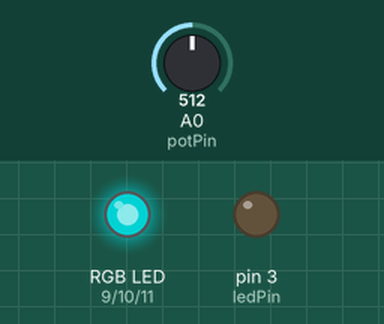
This sketch was run on a simulated Arduino Uno, built with avr-gcc and run on an emulated ATmega328P. Shown: an RGB LED mixed from three pins (HIGH = lit), output pins drawn as LEDs (lit = HIGH). Dashed ring = blinking. Inputs (shaded band) come from the test bench; at power-on: A0 (potPin) = 512. Dim RGB values are drawn brighter than linear.

Above: at 1.2 s.
1.3 s: A0 (potPin) set to 331
At 1.68 s:
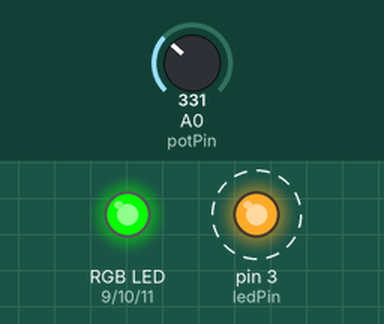
4.3 s: A0 (potPin) set to 122
At 4.53 s:
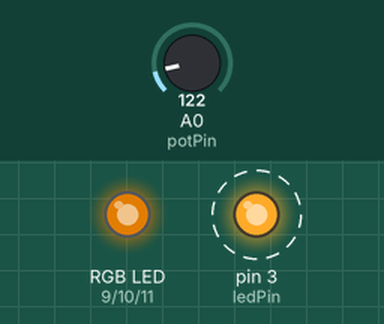
7.3 s: A0 (potPin) set to 0
At 7.55 s:
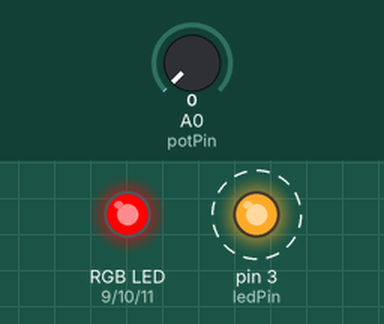
10.3 s: A0 (potPin) set to 692
At 11.4 s:
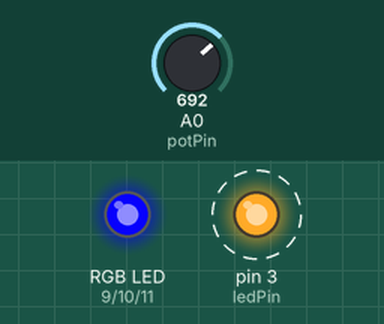
13.3 s: A0 (potPin) set to 672
At 14.2 s:
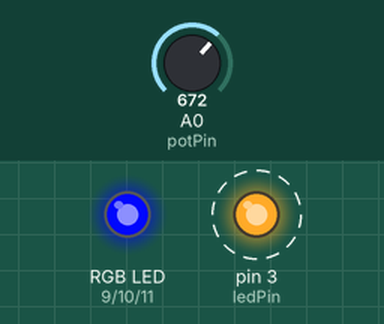
16.3 s: A0 (potPin) set to 1023
At 16.54 s:
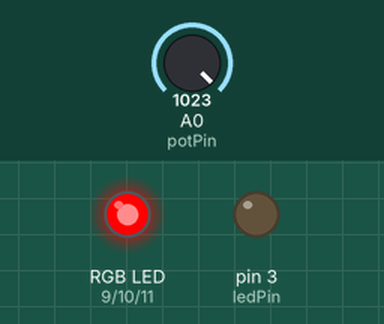
Timing chart, 0 to 20.3 s (numbered marks = the images above; inputs shaded):
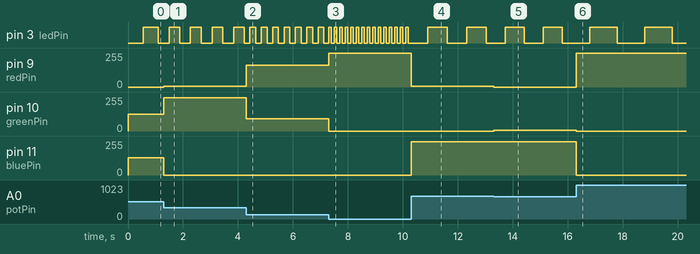

Measured:
- after the input at 1.3 s, pin 3 (ledPin): alternates HIGH for 0.39 s and LOW for 0.39 s, starting after 0.19 s; pin 9 (redPin): 0/255 → 7/255 at once; pin 10 (greenPin): 127/255 → 248/255 at once; pin 11 (bluePin): 128/255 → 0/255 at once
- after the input at 4.3 s, pin 3 (ledPin): alternates HIGH for 0.21 s and LOW for 0.21 s, starting after 0.14 s; pin 9 (redPin): 7/255 → 164/255 at once; pin 10 (greenPin): 248/255 → 91/255 at once
- after the input at 7.3 s, pin 3 (ledPin): alternates HIGH for 0.10 s and LOW for 0.10 s, starting after 0.10 s; pin 9 (redPin): 164/255 → 255/255 at once; pin 10 (greenPin): 91/255 → 0/255 at once
- after the input at 10.3 s, pin 3 (ledPin): alternates HIGH for 0.71 s and LOW for 0.71 s, starting after 0.61 s; pin 9 (redPin): 255/255 → 7/255 at once; pin 11 (bluePin): 0/255 → 248/255 at once
- after the input at 13.3 s, pin 9 (redPin): 7/255 → 0/255 at once; pin 10 (greenPin): 0/255 → 7/255 at once
- after the input at 16.3 s, pin 3 (ledPin): alternates HIGH for 1.0 s and LOW for 1.0 s, starting after 0.50 s; pin 9 (redPin): 0/255 → 255/255 at once; pin 10 (greenPin): 7/255 → 0/255 at once; pin 11 (bluePin): 248/255 → 0/255 at once

The sketch:

question2_colour_of_rgb_led_and_blink_speed_of_led_with_pot1.ino
```cpp
//GANGA SINGH
//Controlling colour of RGB LED and blinking speed of an - other LED with potentiometer


// Potentiometer
int potPin = A0;

// RGB pins
int redPin = 9;
int greenPin = 10;
int bluePin = 11;

// Normal LED
int ledPin = 3;

// Blinking control
unsigned long prevTime = 0;
unsigned long interval = 500;

bool ledState = LOW;


void setup() {
  pinMode(redPin, OUTPUT);
  pinMode(greenPin, OUTPUT);
  pinMode(bluePin, OUTPUT);
  pinMode(ledPin, OUTPUT);
}

void loop() {
  int val = analogRead(potPin);   // 0–1023

  // -------- RGB COLOR CONTROL --------
  int r, g, b;

  if (val < 341) {
    r = map(val, 0, 340, 255, 0);
    g = map(val, 0, 340, 0, 255);
    b = 0;
  }
  else if (val < 682) {
    r = 0;
    g = map(val, 341, 681, 255, 0);
    b = map(val, 341, 681, 0, 255);
  }
  else {
    r = map(val, 682, 1023, 0, 255);
    g = 0;
    b = map(val, 682, 1023, 255, 0);
  }

  analogWrite(redPin, r);
  analogWrite(greenPin, g);
  analogWrite(bluePin, b);

  // -------- BLINK SPEED CONTROL --------
  interval = map(val, 0, 1023, 100, 1000); // fast → slow

  unsigned long currentTime = millis();

  if (currentTime - prevTime >= interval) {
    prevTime = currentTime;
    ledState = !ledState;
    digitalWrite(ledPin, ledState);
  }
}
```
